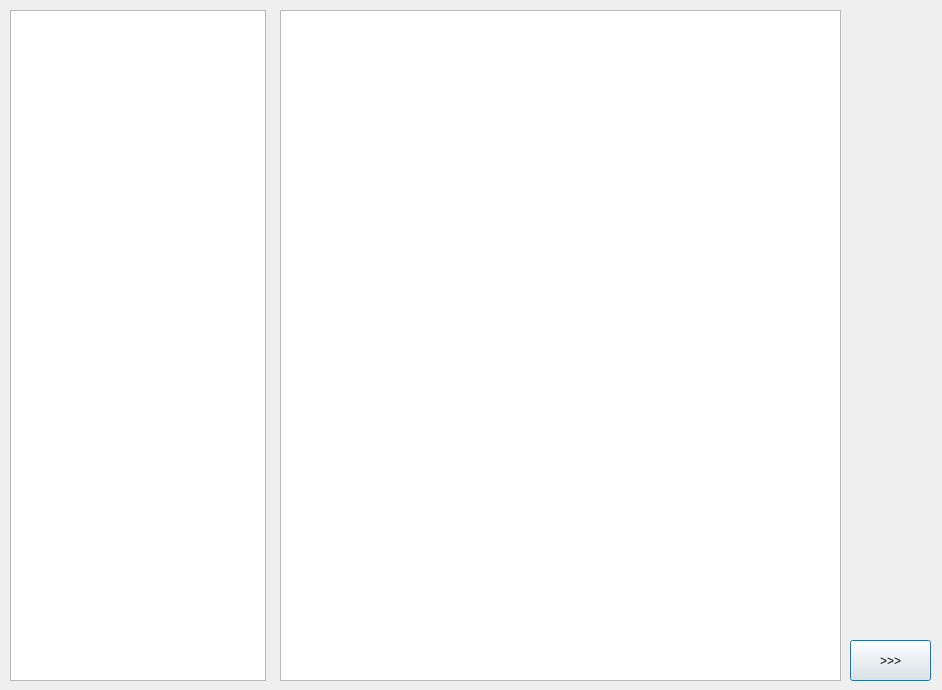
<?xml version="1.0" encoding="UTF-8"?>
<ui version="4.0">
 <class>userInterface</class>
 <widget class="QDialog" name="userInterface">
  <property name="geometry">
   <rect>
    <x>0</x>
    <y>0</y>
    <width>942</width>
    <height>690</height>
   </rect>
  </property>
  <property name="windowTitle">
   <string>Model Information</string>
  </property>
  <widget class="QTextEdit" name="modelDetails">
   <property name="geometry">
    <rect>
     <x>280</x>
     <y>10</y>
     <width>561</width>
     <height>671</height>
    </rect>
   </property>
  </widget>
  <widget class="QPushButton" name="modelExit">
   <property name="geometry">
    <rect>
     <x>850</x>
     <y>640</y>
     <width>81</width>
     <height>41</height>
    </rect>
   </property>
   <property name="text">
    <string>&gt;&gt;&gt;</string>
   </property>
  </widget>
  <widget class="QListView" name="modelsList">
   <property name="geometry">
    <rect>
     <x>10</x>
     <y>10</y>
     <width>256</width>
     <height>671</height>
    </rect>
   </property>
  </widget>
 </widget>
 <resources/>
 <connections/>
</ui>
